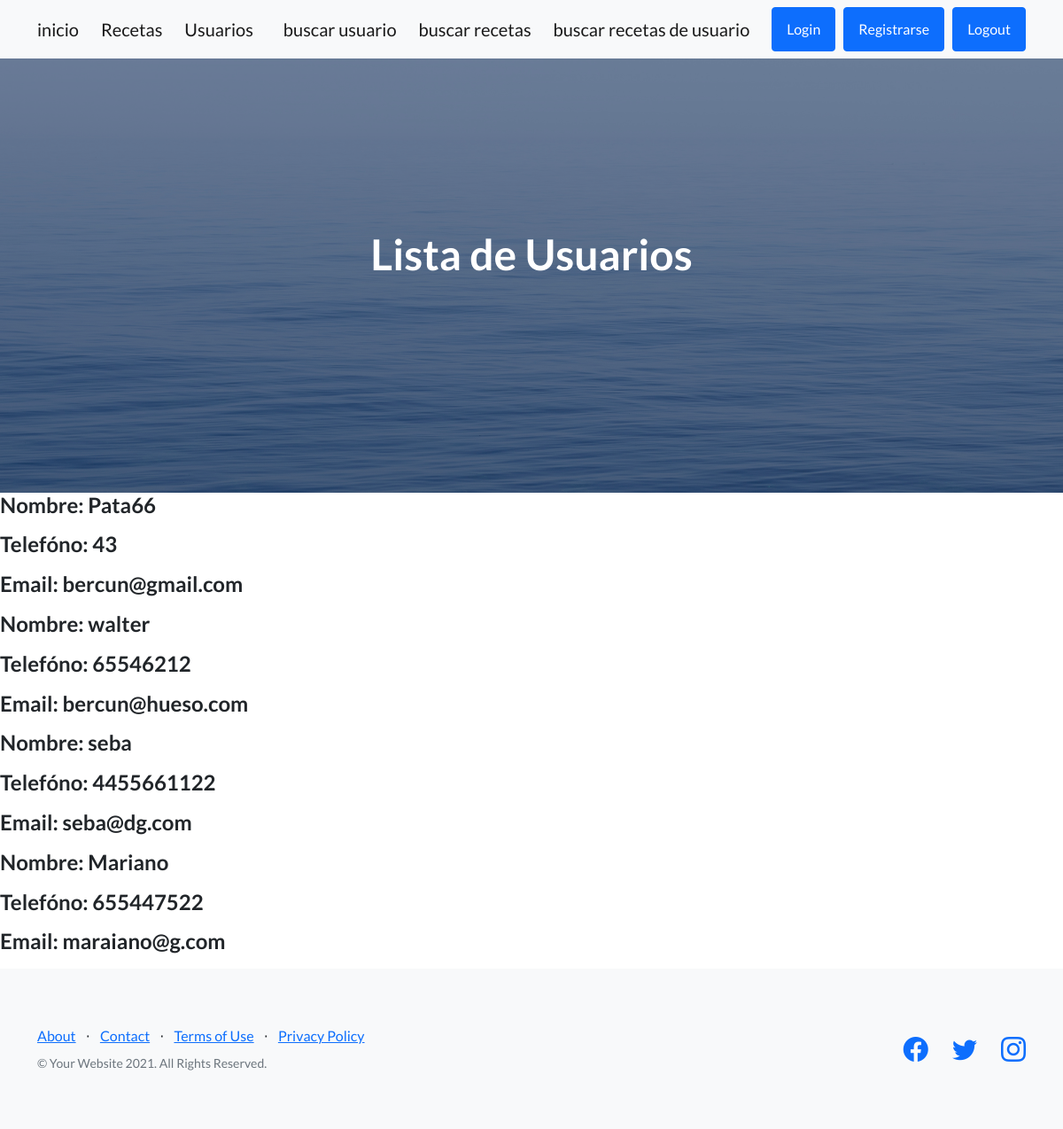
The page /AppRecetas/usuarios/ (signed in) on the database its author committed.
### AppRecetas/models.py (models this page shows, shortened)
class Usuario(models.Model):
    nombreUsr = models.CharField(max_length=20)
    emailUsr = models.EmailField()
    telfonoUsr = models.IntegerField()
    ciudad = models.CharField(max_length=20)
    edad = models.IntegerField()

### AppRecetas/views.py (the view)
# urls.py: path("usuarios/", vista_usuarios, name= "Usuarios"),
@login_required
def vista_usuarios(request):
   usuario_all = Usuario.objects.all()
   listado = {"gente": usuario_all}
   return render(request, "AppRecetas/usuarios.html", listado )

### AppRecetas/templates/AppRecetas/usuarios.html (shortened to what this page needs)
{% extends "AppRecetas/base.html" %}
{% block  titulo %}
Lista de Usuarios
{% endblock  %}
{% block  complement %}
{% for comunidad in gente  %}
<H4>
<p>Nombre: {{comunidad.nombreUsr}}  </p>
<p>Telefóno: {{comunidad.telfonoUsr}}  </p>
<p>Email: {{comunidad.emailUsr}}  </p>
</H4>
{% endfor %}
{% endblock  %}

### rows shown on the page
Usuario: nombreUsr "Pata66", telfonoUsr "43", emailUsr "bercun@gmail.com"
Usuario: nombreUsr "walter", telfonoUsr "65546212", emailUsr "bercun@hueso.com"
Usuario: nombreUsr "seba", telfonoUsr "4455661122", emailUsr "seba@dg.com"
Usuario: nombreUsr "Mariano", telfonoUsr "655447522", emailUsr "maraiano@g.com"
